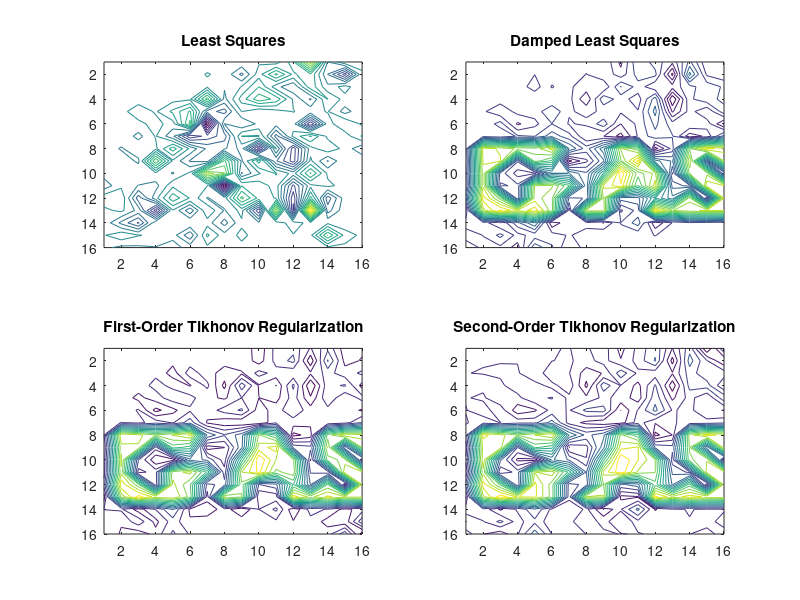

The MATLAB source for this figure:
clc
clear all
% close all
%%
load cross_well_d_vector.txt
load cross_well_g_matrix.txt

d = reshape(cross_well_d_vector,256,1);
G = reshape(cross_well_g_matrix,256,256);
n = 20;
%% Least Squares

mLS = inv(G'*G)*G'*d;
mLS = reshape(mLS,16,16);
subplot(221)
contour(mLS,n)
axis ij
title('Least Squares')

%% Damped Least Squares

epsilon = 1%max(svd(G'*G))*0.5;
mDLS = inv(G'*G + epsilon^2*eye(size(G'*G)))*G'*d;
mDLS = reshape(mDLS,16,16);

subplot(222)
contour(mDLS,n)
axis ij
title('Damped Least Squares')

%% First-Order Tikhonov Regularization

m=16;n=16;
D=zeros(m*n,m*n);
for i=1:m*n
    for j=1:m*n
        if i==j
            D(i,j)=-2;
        end
        if j==i+1
            D(i,j)=1;
        end
        if j==i+n
            D(i,j)=1;
        end
    end
end

Wm = D'*D;

% epsilon =
T = G'*G + epsilon^2*Wm;

mW1DLS = inv(T)*G'*d; %+ inv(T)*epsilon^2*Wm*m;
mW1DLS = reshape(mW1DLS,16,16);

subplot(223)
contour(mW1DLS,n)
axis ij
title('First-Order Tikhonov Regularization')

%% Second-Order Tikhonov Regularization

L=zeros(14*14,256);
k=1;
for i=2:15
    for j=2:15
        M=zeros(16,16);
        M(i,j)=-4;
        M(i,j+1)=1;
        M(i,j-1)=1;
        M(i+1,j)=1;
        M(i-1,j)=1;
        L(k,:)=(reshape(M,256,1))';
        k=k+1;
    end
end

D = L;
Wm = D'*D;

% epsilon =
T = G'*G + epsilon^2*Wm;

mW2DLS = inv(T)*G'*d; %+ inv(T)*epsilon^2*Wm*m;
mW2DLS = reshape(mW2DLS,16,16);

subplot(224)
contour(mW2DLS,n)
axis ij
title('Second-Order Tikhonov Regularization')